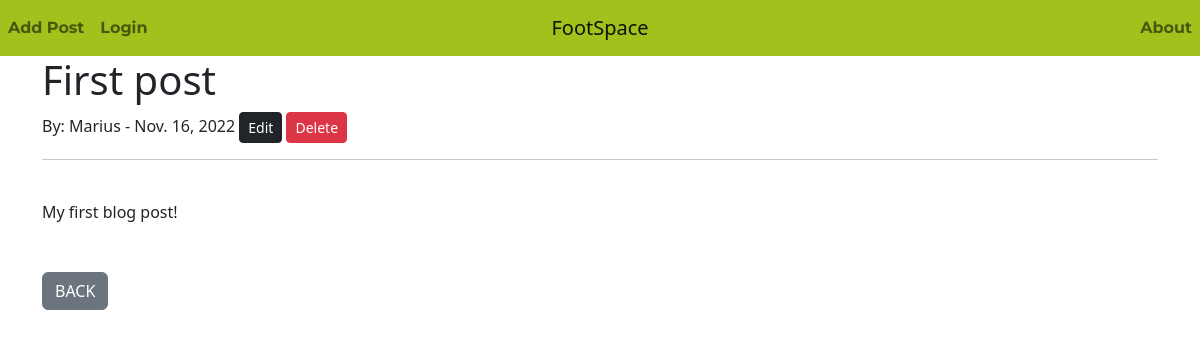
Page /article/1 on the earlier database version.
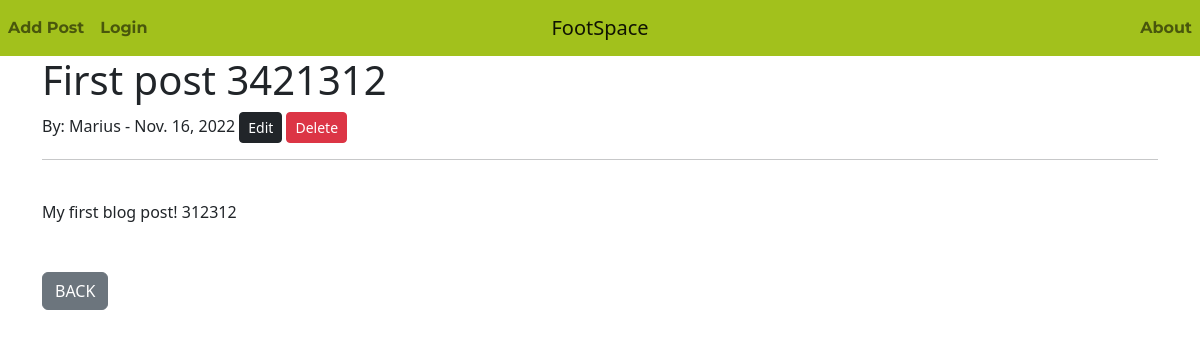
Same page on the later database version.
### foot_space/models.py (models this page shows, shortened)
class Post(models.Model):
    title = models.CharField(max_length=255)
    title_tag = models.CharField(max_length=255)
    author = models.ForeignKey(User, on_delete=models.CASCADE)
    body = models.TextField()
    post_date = models.DateField(auto_now_add=True)

### foot_space/views.py (the view)
# urls.py: path('article/<int:pk>', ArticleDetail.as_view(), name='article-detail'),
class ArticleDetail(DetailView):
    model = Post
    template_name = 'article_details.html'

### foot_space/templates/article_details.html (shortened to what this page needs)
{% extends 'base.html' %}
{% block content %}
<html lang="en">
<head>
</head>
<body>
<h1>{{ post.title }}</h1>
By: {{ post.author.first_name }} - {{ post.post_date }}
    <a href="{% url 'edit-post' post.pk %}" class="btn btn-dark btn-sm">Edit</a>
    <a href="{% url 'delete-post' post.pk %}" class="btn btn-danger btn-sm">Delete</a><br/>
<hr>
<br/>
{{ post.body }}
<br><br><br>
<a href="{% url 'home' %}" class="btn btn-secondary">BACK</a>
</body>
</html>
{% endblock %}

Differences in the rows shown:
changed Post "Marius": title "First post" → "First post 3421312"; body "My first blog post!" → "My first blog post! 312312"
